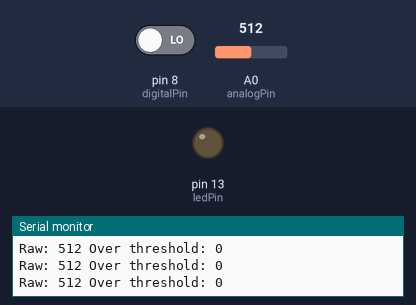
Bench run of a sketch on a simulated Arduino Uno, built with avr-gcc and run on an emulated ATmega328P. Parts: output pins drawn as LEDs (lit = HIGH), the last lines printed to the serial monitor. The inputs (shaded band) are chosen by the test bench; at power-on: pin 8 (digitalPin) LOW, A0 (analogPin) = 512.

Above: at 1.2 s.
1.3 s: pin 8 (digitalPin) driven HIGH
At 1.7 s:
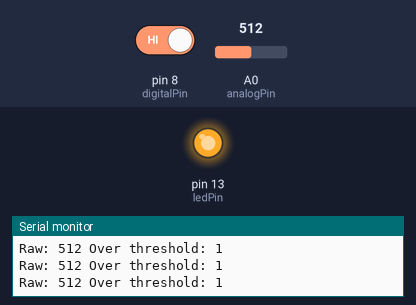
2.8 s: pin 8 (digitalPin) driven LOW
At 4.1 s:
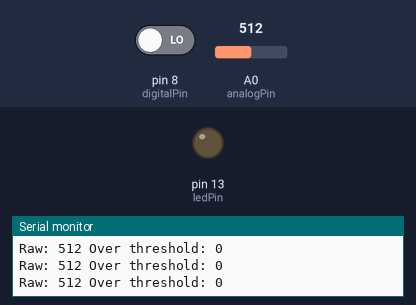
Timing chart, 0 to 5.8 s (numbered marks = the images above; inputs shaded):
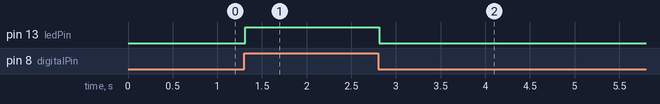

Measured:
- after the input at 1.3 s, pin 13 (ledPin): LOW → HIGH at once
- after the input at 2.8 s, pin 13 (ledPin): HIGH → LOW at once

The sketch:

ky_026_flame.ino
```cpp
// ky_026_flame.ino - report level IR light from flame to serial
// (c) BotBook.com - Karvinen, Karvinen, Valtokari

const int analogPin = A0;
const int digitalPin = 8;
const int ledPin = 13;

void setup() {
  Serial.begin(115200);
  pinMode(digitalPin,INPUT);
  pinMode(ledPin,OUTPUT);
}

void loop()
{
  int threshold = -1; // HIGH or LOW
  int value = -1; // 0..1023
  value = analogRead(analogPin);	// <1>
  threshold = digitalRead(digitalPin);	// <2>
  Serial.print("Raw: ");
  Serial.print(value);
  Serial.print(" Over threshold: ");
  Serial.println(threshold);
  delay(10);
  if(threshold==HIGH) {	// <3>
    digitalWrite(ledPin, HIGH);
  } else {
    digitalWrite(ledPin, LOW);
  }
}
```
